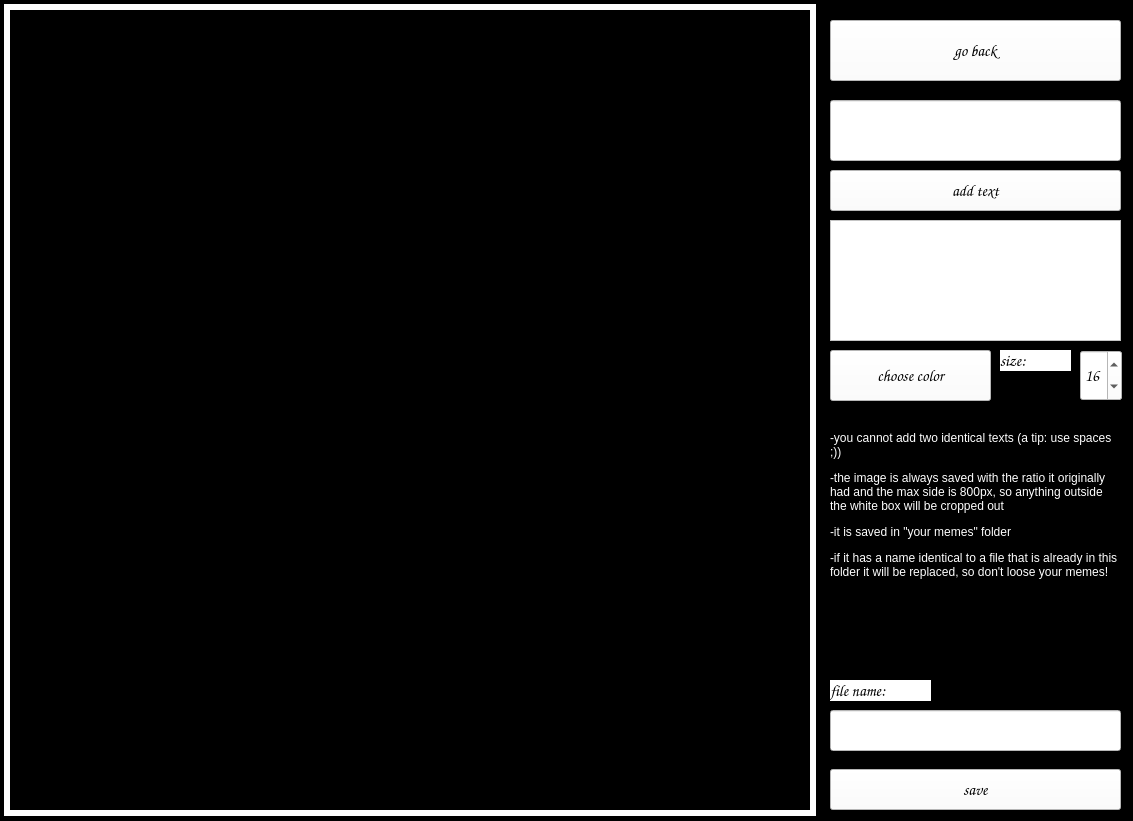
<?xml version="1.0" encoding="UTF-8"?>
<ui version="4.0">
 <class>Form</class>
 <widget class="QWidget" name="Form">
  <property name="geometry">
   <rect>
    <x>0</x>
    <y>0</y>
    <width>1133</width>
    <height>821</height>
   </rect>
  </property>
  <property name="windowTitle">
   <string>Redactor</string>
  </property>
  <property name="styleSheet">
   <string notr="true">background-color: #000000</string>
  </property>
  <widget class="QLabel" name="placeholder">
   <property name="geometry">
    <rect>
     <x>10</x>
     <y>10</y>
     <width>800</width>
     <height>800</height>
    </rect>
   </property>
   <property name="styleSheet">
    <string notr="true">background-color: rgba(0, 0, 0, 0)</string>
   </property>
   <property name="text">
    <string>TextLabel</string>
   </property>
   <property name="scaledContents">
    <bool>false</bool>
   </property>
  </widget>
  <widget class="QPushButton" name="saving">
   <property name="geometry">
    <rect>
     <x>830</x>
     <y>769</y>
     <width>291</width>
     <height>41</height>
    </rect>
   </property>
   <property name="font">
    <font>
     <family>Comic Sans MS</family>
     <pointsize>12</pointsize>
    </font>
   </property>
   <property name="styleSheet">
    <string notr="true">background-color: #ffffff</string>
   </property>
   <property name="text">
    <string>save</string>
   </property>
  </widget>
  <widget class="QPushButton" name="back">
   <property name="geometry">
    <rect>
     <x>830</x>
     <y>20</y>
     <width>291</width>
     <height>61</height>
    </rect>
   </property>
   <property name="font">
    <font>
     <family>Comic Sans MS</family>
     <pointsize>12</pointsize>
    </font>
   </property>
   <property name="styleSheet">
    <string notr="true">background-color: #ffffff</string>
   </property>
   <property name="text">
    <string>go back</string>
   </property>
  </widget>
  <widget class="QListWidget" name="texts">
   <property name="geometry">
    <rect>
     <x>830</x>
     <y>220</y>
     <width>291</width>
     <height>121</height>
    </rect>
   </property>
   <property name="font">
    <font>
     <family>Comic Sans MS</family>
     <pointsize>12</pointsize>
    </font>
   </property>
   <property name="styleSheet">
    <string notr="true">background-color: #ffffff</string>
   </property>
  </widget>
  <widget class="QPushButton" name="add_text">
   <property name="geometry">
    <rect>
     <x>830</x>
     <y>170</y>
     <width>291</width>
     <height>41</height>
    </rect>
   </property>
   <property name="font">
    <font>
     <family>Comic Sans MS</family>
     <pointsize>12</pointsize>
    </font>
   </property>
   <property name="styleSheet">
    <string notr="true">background-color: #ffffff</string>
   </property>
   <property name="text">
    <string>add text</string>
   </property>
  </widget>
  <widget class="QLineEdit" name="text">
   <property name="geometry">
    <rect>
     <x>830</x>
     <y>100</y>
     <width>291</width>
     <height>61</height>
    </rect>
   </property>
   <property name="font">
    <font>
     <family>Comic Sans MS</family>
     <pointsize>12</pointsize>
    </font>
   </property>
   <property name="styleSheet">
    <string notr="true">background-color: #ffffff</string>
   </property>
  </widget>
  <widget class="QLabel" name="label">
   <property name="geometry">
    <rect>
     <x>1000</x>
     <y>350</y>
     <width>71</width>
     <height>21</height>
    </rect>
   </property>
   <property name="font">
    <font>
     <family>Comic Sans MS</family>
     <pointsize>12</pointsize>
    </font>
   </property>
   <property name="styleSheet">
    <string notr="true">background-color: #ffffff</string>
   </property>
   <property name="text">
    <string>size:</string>
   </property>
  </widget>
  <widget class="QSpinBox" name="size_">
   <property name="geometry">
    <rect>
     <x>1080</x>
     <y>350</y>
     <width>42</width>
     <height>51</height>
    </rect>
   </property>
   <property name="font">
    <font>
     <family>Comic Sans MS</family>
     <pointsize>12</pointsize>
    </font>
   </property>
   <property name="styleSheet">
    <string notr="true">background-color: #ffffff</string>
   </property>
   <property name="value">
    <number>16</number>
   </property>
  </widget>
  <widget class="QPushButton" name="color">
   <property name="geometry">
    <rect>
     <x>830</x>
     <y>350</y>
     <width>161</width>
     <height>51</height>
    </rect>
   </property>
   <property name="font">
    <font>
     <family>Comic Sans MS</family>
     <pointsize>12</pointsize>
    </font>
   </property>
   <property name="styleSheet">
    <string notr="true">background-color: #ffffff</string>
   </property>
   <property name="text">
    <string>choose color</string>
   </property>
  </widget>
  <widget class="QLineEdit" name="name">
   <property name="geometry">
    <rect>
     <x>830</x>
     <y>710</y>
     <width>291</width>
     <height>41</height>
    </rect>
   </property>
   <property name="styleSheet">
    <string notr="true">background-color: #ffffff</string>
   </property>
   <property name="text">
    <string/>
   </property>
  </widget>
  <widget class="QLabel" name="label_2">
   <property name="geometry">
    <rect>
     <x>830</x>
     <y>680</y>
     <width>101</width>
     <height>21</height>
    </rect>
   </property>
   <property name="font">
    <font>
     <family>Comic Sans MS</family>
     <pointsize>12</pointsize>
    </font>
   </property>
   <property name="styleSheet">
    <string notr="true">background-color: #ffffff</string>
   </property>
   <property name="text">
    <string>file name:</string>
   </property>
  </widget>
  <widget class="QLabel" name="label_3">
   <property name="geometry">
    <rect>
     <x>4</x>
     <y>4</y>
     <width>812</width>
     <height>812</height>
    </rect>
   </property>
   <property name="styleSheet">
    <string notr="true">backround-color: rgba(0,0,0,0); border: 6px solid  white</string>
   </property>
   <property name="text">
    <string>TextLabel</string>
   </property>
  </widget>
  <widget class="QLabel" name="label_4">
   <property name="geometry">
    <rect>
     <x>830</x>
     <y>410</y>
     <width>291</width>
     <height>191</height>
    </rect>
   </property>
   <property name="styleSheet">
    <string notr="true">color: #ffffff</string>
   </property>
   <property name="text">
    <string>&lt;html&gt;&lt;head/&gt;&lt;body&gt;&lt;p&gt;-you cannot add two identical texts (a tip: use spaces ;))&lt;/p&gt;&lt;p&gt;-the image is always saved with the ratio it originally had and the max side is 800px, so anything outside the white box will be cropped out&lt;/p&gt;&lt;p&gt;-it is saved in &amp;quot;your memes&amp;quot; folder&lt;/p&gt;&lt;p&gt;-if it has a name identical to a file that is already in this folder it will be replaced, so don't loose your memes!&lt;/p&gt;&lt;/body&gt;&lt;/html&gt;</string>
   </property>
   <property name="wordWrap">
    <bool>true</bool>
   </property>
  </widget>
  <zorder>label_3</zorder>
  <zorder>placeholder</zorder>
  <zorder>saving</zorder>
  <zorder>back</zorder>
  <zorder>texts</zorder>
  <zorder>add_text</zorder>
  <zorder>text</zorder>
  <zorder>label</zorder>
  <zorder>size_</zorder>
  <zorder>color</zorder>
  <zorder>name</zorder>
  <zorder>label_2</zorder>
  <zorder>label_4</zorder>
 </widget>
 <resources/>
 <connections/>
</ui>
